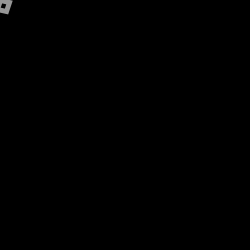
Frame 1 (no input)
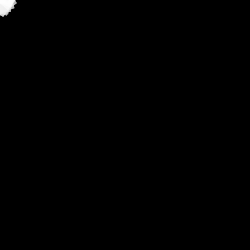
Frame 60 (the mouse pressed at the canvas centre just before this capture)
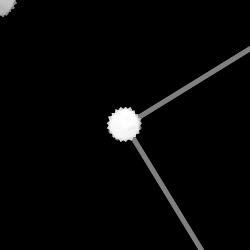
Frame 120 (the mouse held since frame 60 and released just before this capture)

The Processing sketch that drew these frames (run headless with seeded random() and noise(); from frame 60 on, the mouse is pressed at the canvas centre):

// Processing sketch: processing_25008
// ── processing_25008.pde

float c1=255;
float c2=255;
float c3=255;
float x=0;
float angle=0;

void setup(){
  strokeWeight(5);
 frameRate(30);
 size(250,250);
 background(0);
 smooth();
 noCursor();
}

void draw(){

fill(0, 1);
 noStroke();
 ////////////////////////////////////
 rectMode(CENTER);
 rect(0,0, height*2, width*2);
 ////////////////////////////////////
 noFill();
 stroke(c1,c2,c3, 150);

  translate(mouseX, mouseY); 
  
  x += 0.3;
 rotate(x);

 
 ////////////////////////////////////
 rectMode(CORNER);
 float x1 = dist(mouseX, mouseY, pmouseX, pmouseY);

 rect(0,0, 10+x1, 10+x1);
 ////////////////////////////////////

}

 void keyPressed(){
   if(key == ' '){
 c1=random(255);
 c2=random(255);
 c3=random(255);
}
 }                              
